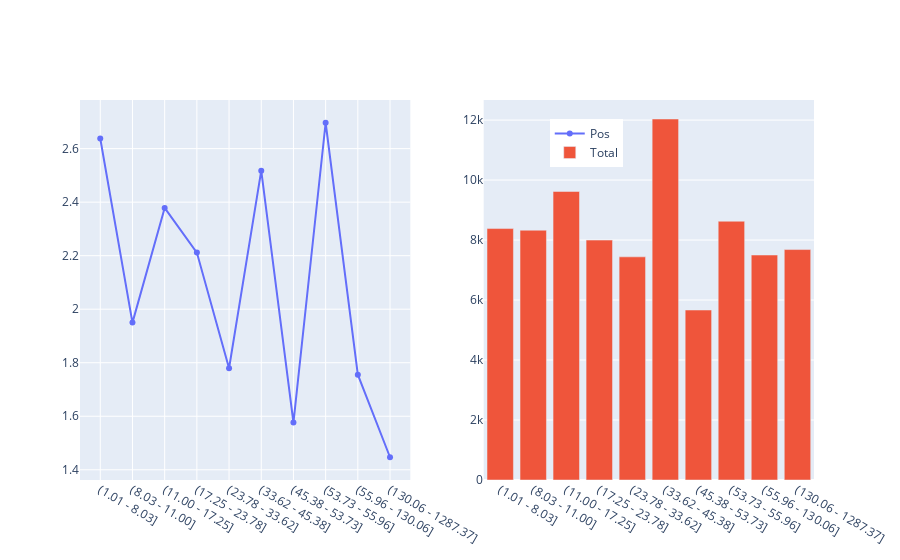
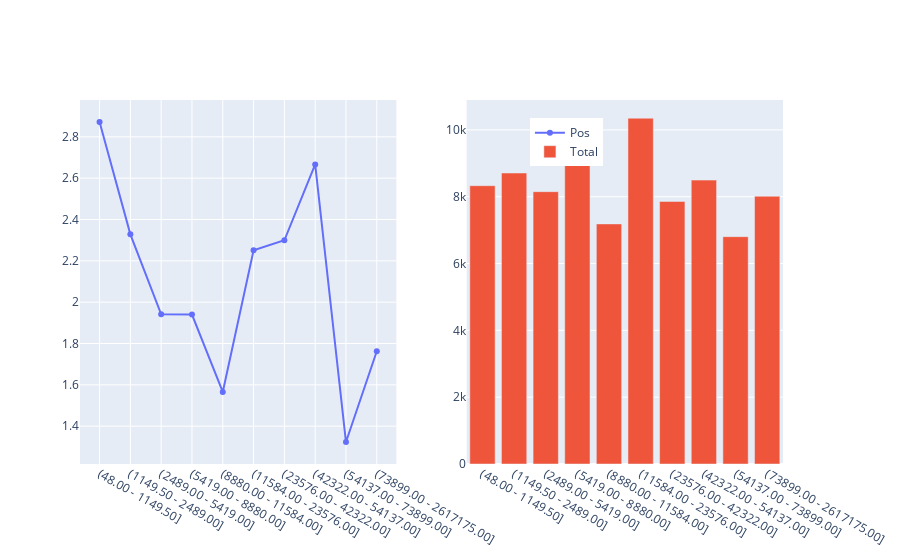
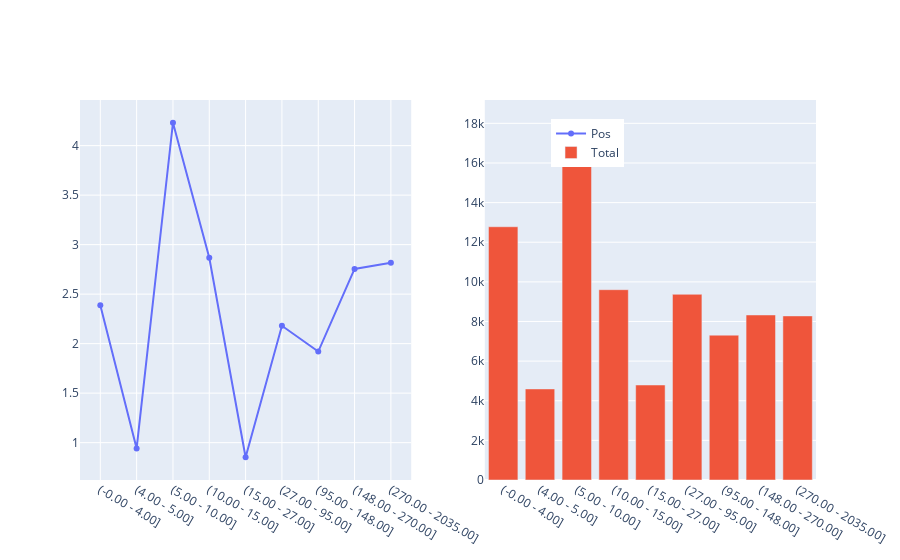

Write notebook code for charts like these, in order.
### Code cell
#set bins values and names for percentage values
bins = [0, 10, 20, 30, 40, 50, 60, 70, 80, 90, 100]
names = ['0-10', '10-20', '20-30', '30-40', '40-50','50-60','60-70','70-80','80-90','90-100']

for zoo_label, zoo_data in datatasets.items():
    for col in features_columns_red:
        data_feature=zoo_data[[col,'ESITO']]
        
        # use predefined bins in case of percentage field
        if '%' in col:
            bins = [0, 10, 20, 30, 40, 50, 60, 70, 80, 90, 100]
            names = ['0-10', '10-20', '20-30', '30-40', '40-50','50-60','60-70','70-80','80-90','90-100']
        # calculate bins in case of real values    
        else:
            bins= np.linspace(data_feature[col].min(),data_feature[col].max(),100)
            names= ["({:.0f}".format( bins[i-1])+" - " +"{:.0f}) ".format( bins[i]) for i in range(1,len(bins))]
            
        # create the bins column
        #data_feature[col+'_bins'] = pd.cut(data_feature[col], bins, labels=names, include_lowest=True)
        display(zoo_label)
        display('working on '+col)
        data_feature[col+'_bins'] = pd.qcut(data_feature[col], 10, duplicates='drop')
        
        
       
        #display(data_feature.groupby([col+'_bins']).count() )
        ### data_feature Example
        #    Alberi_ha   ESITO   Alberi_ha_bins
        #0     161.27      1       (0 - 282)
        #1   2,321.54      0     (2256 - 2538)
        #2      22.83      0       (0 - 282)
        
        
        #drop the original column so only the bin and 'ESITO' ones remains
        data_feature=data_feature.drop([col], axis=1)
        len_p_n=len(data_feature)
        
        # filter only positive and drop ESITO col
        data_feature_p=data_feature[data_feature['ESITO']==1].drop(['ESITO'], axis=1)
        len_p=len(data_feature_p)
        
        # group by bins and count only Positive
        data_feature_p=data_feature_p.groupby([col+'_bins']).size().reset_index(name='counts')
        data_feature_p['probability']=data_feature_p['counts']/len_p_n*100
        data_feature_p['type']='Pos'
        
        display("data_feature_p['counts']sum:"+ str(data_feature_p['counts'].sum()))
        display("data_feature_p['probability']sum"+ str(data_feature_p['probability'].sum()))


        # group by bins and count total obeservations
        data_feature_tot_np=data_feature.drop(['ESITO'], axis=1)
        data_feature_tot_np=data_feature_tot_np.groupby([col+'_bins']).size().reset_index(name='counts')
        data_feature_tot_np['type']='Total'
        
        data_feature_tot_np.sort_values(by=[col+'_bins'],inplace=True)
    
        # format bins for visualization
        data_feature_tot_np[col+'_bins']=data_feature_tot_np[col+'_bins'].astype(str)

        
        bin_to_split=data_feature_tot_np[col+'_bins'].str.replace('(','').str.replace(']','')
        splitted_bin=pd.DataFrame(bin_to_split)
        splitted_bin=pd.DataFrame( splitted_bin[col+'_bins'].str.split(',').tolist(),columns = ['left','right'])
        splitted_bin['left']= splitted_bin['left'].astype(float).map('{:.2f}'.format)
        splitted_bin['right']= splitted_bin['right'].astype(float).map('{:.2f}'.format)
        data_feature_tot_np[col+'_bins']="("+splitted_bin['left']+' - ' + splitted_bin['right'] + ']'
        # splitted_bin['left','right']= splitted_bin.str.split('-', 1, expand=True)
        display(splitted_bin)
        #splitted_bin[['left','right']]= 
        #display(splitted_bin)
        display('data_feature_tot_np')
        display(data_feature_tot_np)
        
        data_feature_p.sort_values(by=[col+'_bins'],inplace=True)
        data_feature_p[col+'_bins']=data_feature_tot_np[col+'_bins'].astype(str)
        
        display('data_feature_p')
        display(data_feature_p)
        
        fig1=px.line(data_feature_p, 
           x=col+'_bins', 
           y="probability", 
           color="type", 
           #barmode="group"
          )


        fig2=px.bar(data_feature_tot_np, 
           x=col+'_bins', 
           y="counts", 
           color="type", 
          # barmode="group"
          )

        fig = make_subplots(rows=1, cols=2)
        fig.update_layout(
            legend=dict( yanchor="top",y=0.95,xanchor="left",x=0.64),
            #title=zoo_label+': '+ col + ' analisys:'
    )
        for d in fig1.data:
            fig.add_trace(go.Scatter(x=d['x'], y=d['y'], name = d['name']), row=1, col=1)
            #fig.update_yaxes(tickprefix="$")
        for d in fig2.data:
            fig.add_trace((go.Bar(x=d['x'], y=d['y'],  name = d['name'])), row=1, col=2, )
        display(fig)
        fig.write_image(('images/geofeaturescharts/SiIsCover_'+ zoo_label +'_feature_'+ col+'_probability_deciles.png').replace('%','percentage'))
        display("Tot p: "+ str(len_p))
        display("Tot p+n: "+ str(len_p_n))
        display("Tot p prob: "+ str(len_p/len_p_n*100))
        #display(data_feature.groupby([col+'_bins', 'ESITO']).size().reset_index(name='counts'))

### Figure 1 — Plotly figure (JSON) as saved in the notebook; plotly's stock layout.template omitted (floating-point values rounded to 4 significant figures)
{"data": [{"name": "Pos", "type": "scatter", "x": ["(1.01 - 8.03]", "(8.03 - 11.00]", "(11.00 - 17.25]", "(17.25 - 23.78]", "(23.78 - 33.62]", "(33.62 - 45.38]", "(45.38 - 53.73]", "(53.73 - 55.96]", "(55.96 - 130.06]", "(130.06 - 1287.37]"], "xaxis": "x", "y": [2.638, 1.95, 2.379, 2.212, 1.779, 2.518, 1.576, 2.697, 1.755, 1.447], "yaxis": "y"}, {"name": "Total", "type": "bar", "x": ["(1.01 - 8.03]", "(8.03 - 11.00]", "(11.00 - 17.25]", "(17.25 - 23.78]", "(23.78 - 33.62]", "(33.62 - 45.38]", "(45.38 - 53.73]", "(53.73 - 55.96]", "(55.96 - 130.06]", "(130.06 - 1287.37]"], "xaxis": "x2", "y": [8383, 8329, 9620, 7999, 7440, 12036, 5667, 8628, 7501, 7683], "yaxis": "y2"}], "layout": {"legend": {"x": 0.64, "xanchor": "left", "y": 0.95, "yanchor": "top"}, "xaxis": {"anchor": "y", "domain": [0, 0.45]}, "xaxis2": {"anchor": "y2", "domain": [0.55, 1]}, "yaxis": {"anchor": "x", "domain": [0, 1]}, "yaxis2": {"anchor": "x2", "domain": [0, 1]}}}

### Figure 2 — Plotly figure (JSON) as saved in the notebook; plotly's stock layout.template omitted (floating-point values rounded to 4 significant figures)
{"data": [{"name": "Pos", "type": "scatter", "x": ["(48.00 - 1149.50]", "(1149.50 - 2489.00]", "(2489.00 - 5419.00]", "(5419.00 - 8880.00]", "(8880.00 - 11584.00]", "(11584.00 - 23576.00]", "(23576.00 - 42322.00]", "(42322.00 - 54137.00]", "(54137.00 - 73899.00]", "(73899.00 - 2617175.00]"], "xaxis": "x", "y": [2.872, 2.328, 1.942, 1.94, 1.566, 2.251, 2.299, 2.667, 1.323, 1.763], "yaxis": "y"}, {"name": "Total", "type": "bar", "x": ["(48.00 - 1149.50]", "(1149.50 - 2489.00]", "(2489.00 - 5419.00]", "(5419.00 - 8880.00]", "(8880.00 - 11584.00]", "(11584.00 - 23576.00]", "(23576.00 - 42322.00]", "(42322.00 - 54137.00]", "(54137.00 - 73899.00]", "(73899.00 - 2617175.00]"], "xaxis": "x2", "y": [8329, 8709, 8150, 9392, 7185, 10349, 7858, 8496, 6804, 8014], "yaxis": "y2"}], "layout": {"legend": {"x": 0.64, "xanchor": "left", "y": 0.95, "yanchor": "top"}, "xaxis": {"anchor": "y", "domain": [0, 0.45]}, "xaxis2": {"anchor": "y2", "domain": [0.55, 1]}, "yaxis": {"anchor": "x", "domain": [0, 1]}, "yaxis2": {"anchor": "x2", "domain": [0, 1]}}}

### Figure 3 — Plotly figure (JSON) as saved in the notebook; plotly's stock layout.template omitted (floating-point values rounded to 4 significant figures)
{"data": [{"name": "Pos", "type": "scatter", "x": ["(-0.00 - 4.00]", "(4.00 - 5.00]", "(5.00 - 10.00]", "(10.00 - 15.00]", "(15.00 - 27.00]", "(27.00 - 95.00]", "(95.00 - 148.00]", "(148.00 - 270.00]", "(270.00 - 2035.00]"], "xaxis": "x", "y": [2.387, 0.9413, 4.231, 2.867, 0.8525, 2.18, 1.92, 2.754, 2.817], "yaxis": "y"}, {"name": "Total", "type": "bar", "x": ["(-0.00 - 4.00]", "(4.00 - 5.00]", "(5.00 - 10.00]", "(10.00 - 15.00]", "(15.00 - 27.00]", "(27.00 - 95.00]", "(95.00 - 148.00]", "(148.00 - 270.00]", "(270.00 - 2035.00]"], "xaxis": "x2", "y": [12781, 4596, 18219, 9604, 4794, 9372, 7310, 8329, 8281], "yaxis": "y2"}], "layout": {"legend": {"x": 0.64, "xanchor": "left", "y": 0.95, "yanchor": "top"}, "xaxis": {"anchor": "y", "domain": [0, 0.45]}, "xaxis2": {"anchor": "y2", "domain": [0.55, 1]}, "yaxis": {"anchor": "x", "domain": [0, 1]}, "yaxis2": {"anchor": "x2", "domain": [0, 1]}}}
